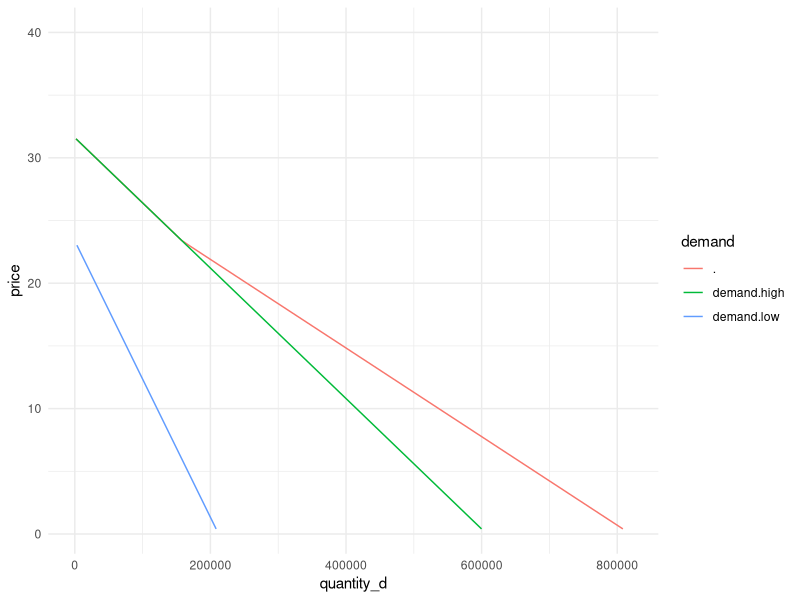

The R source for this figure:
## ---- chunk 1
knitr::opts_chunk$set(echo = TRUE)

library(tidyverse)
library(here)

options(scipen = 999)
## ---- chunk 2
# read in the data
data <- read_csv(here('data/HW3_data.csv')) %>% 
  select(!1) 

# perform a linear fit
low.model <- lm(Price_Cents ~ Q_Low_Kwh, data)
high.model <- lm(Price_Cents ~ Q_High_Kwh, data)
## ---- chunk 3
# convert price to demand
demand <- function(price, model) {
  q <- (price - model$coefficients[[1]]) / model$coefficients[[2]]
  q <- ifelse(q < 0, 0, q)
  return(q)
}

# calculate aggregate demand
demand_agg <- function(price) {
  q <- demand(price, low.model) + demand(price, high.model)
  return(q)
}

# calculate consumer surplus
cs <- function(price, model) {
  q <- demand(price, model)
  cs <- 0.5 * (model$coefficients[[1]]) / model
  return(cs)
}

# aggregate consumer surplus
cs_agg <- function(price){
  cs <- cs(price, low.model) + cs(price, model.high)
  return(cs)
}
## ---- chunk 4
# function that converts quantity in lbs to metric tons and returns mec
mec <- function(q, p){
  q_ton <- q / 2204.62
  p_kwh <- q_ton * p
  return(p_kwh)
}

round(mec(0.85, 51), 4)
## ---- chunk 5
price <- seq(0, 40, length.out = 100)
agg_demand <- demand_agg(price) %>% 
  as.data.frame() %>% 
  cbind(price) %>% 
  mutate(demand.low = demand(price, low.model),
         demand.high = demand(price, high.model)) %>% 
  pivot_longer(c(., demand.low, demand.high),
               names_to = 'demand',
               values_to = 'quantity_d') 

agg_demand[agg_demand == 0] <- NA


ggplot(agg_demand) +
  geom_line(aes(x = quantity_d, y = price, color = demand)) +
  theme_minimal()
